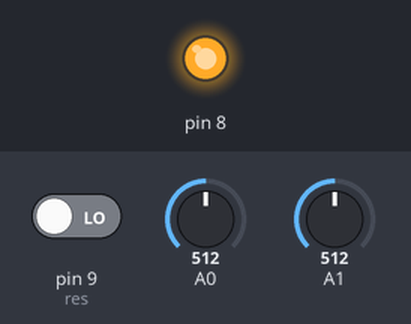
Bench run of a sketch on a simulated Arduino Uno, built with avr-gcc and run on an emulated ATmega328P. Parts: output pins drawn as LEDs (lit = HIGH). The test bench sets the inputs (shaded band); at power-on: pin 9 (res) LOW, A0 = 512, A1 = 512. What the sketch prints to the serial monitor is not drawn.

Above: at 0.01 s.
At 1.6 s:
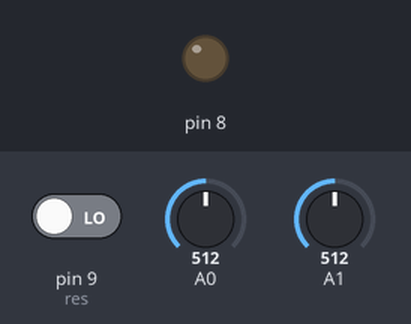
1.7 s: pin 9 (res) driven HIGH
Timing chart, 0 to 4.7 s (numbered marks = the images above; inputs shaded):
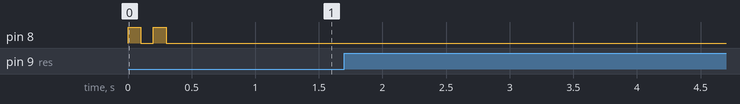

Measured:
- after the input at 1.7 s, every drawn part: stays the same

The sketch:

metal_sensor_code.ino
```cpp
#define res 9

void setup()
{
  Serial.begin(115200);
  pinMode(8,OUTPUT);
  pinMode(res,INPUT);
  digitalWrite(8,HIGH);
  delay(100);
  digitalWrite(8,LOW);
  delay(100);
  digitalWrite(8,HIGH);
  delay(100);
  digitalWrite(8,LOW);
  delay(100);
}
void loop(){
  int adcVal = 0;
  int adcVal2 = 0;
  float referance = 0;
  float voltage = 0;
  float voltage2 = 0;
  float val = 0;


  if (digitalRead(res) == 1){
    start:
    adcVal = analogRead(0);
    adcVal2 = analogRead(1);
    voltage = adcVal * 5.0f / 1023.0f;
    voltage2 = adcVal2 * 5.0f / 1023.0f;
    val= (voltage + voltage2)/2;
    referance = val;
    while (true){
      adcVal = analogRead(0);
      adcVal2 = analogRead(1);
      voltage = adcVal * 5.0f / 1023.0f;
      voltage2 = adcVal2 * 5.0f / 1023.0f;
      val = (voltage + voltage2)/2;
      if (val >= (referance + 0.15) || val <= (referance - 0.15)){
        digitalWrite(8,HIGH);
        delay(20);
      }
      else{
        digitalWrite(8,LOW);
        delay(20);
      }
      Serial.print(val);
      Serial.print("-");
      Serial.println(referance);
      delay(10);

      if(digitalRead(res) == 1){
        referance = 0;
        goto start;
      }
    }
  }
}
```
